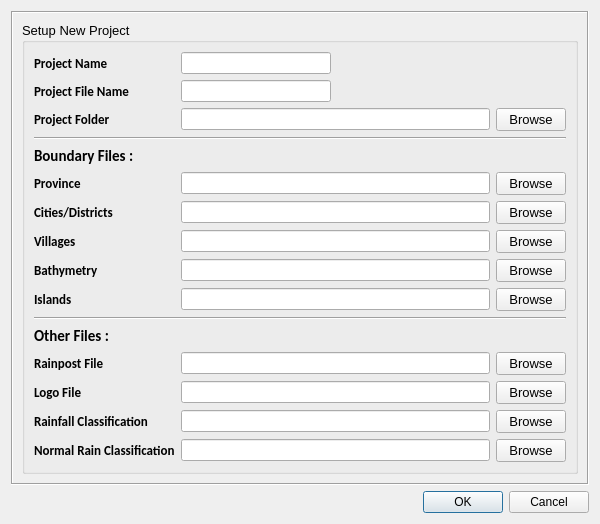
<?xml version="1.0" encoding="UTF-8"?>
<ui version="4.0">
 <class>NewProject</class>
 <widget class="QDialog" name="NewProject">
  <property name="geometry">
   <rect>
    <x>0</x>
    <y>0</y>
    <width>600</width>
    <height>515</height>
   </rect>
  </property>
  <property name="minimumSize">
   <size>
    <width>600</width>
    <height>0</height>
   </size>
  </property>
  <property name="maximumSize">
   <size>
    <width>600</width>
    <height>515</height>
   </size>
  </property>
  <property name="windowTitle">
   <string>Dialog</string>
  </property>
  <layout class="QGridLayout" name="gridLayout_2">
   <item row="0" column="0">
    <widget class="QFrame" name="frame_main">
     <property name="frameShape">
      <enum>QFrame::Box</enum>
     </property>
     <property name="frameShadow">
      <enum>QFrame::Sunken</enum>
     </property>
     <layout class="QGridLayout" name="gridLayout_9">
      <item row="0" column="0">
       <widget class="QGroupBox" name="groupBox_1">
        <property name="maximumSize">
         <size>
          <width>1000</width>
          <height>1000</height>
         </size>
        </property>
        <property name="font">
         <font>
          <pointsize>10</pointsize>
          <weight>50</weight>
          <bold>false</bold>
         </font>
        </property>
        <property name="autoFillBackground">
         <bool>false</bool>
        </property>
        <property name="title">
         <string>Setup New Project</string>
        </property>
        <property name="flat">
         <bool>false</bool>
        </property>
        <layout class="QGridLayout" name="gridLayout">
         <item row="0" column="0">
          <widget class="QLabel" name="label">
           <property name="font">
            <font>
             <family>Calibri</family>
             <pointsize>10</pointsize>
             <weight>75</weight>
             <bold>true</bold>
            </font>
           </property>
           <property name="text">
            <string>Project Name</string>
           </property>
          </widget>
         </item>
         <item row="0" column="1">
          <widget class="QLineEdit" name="Input_prj_name">
           <property name="maximumSize">
            <size>
             <width>150</width>
             <height>16777215</height>
            </size>
           </property>
           <property name="font">
            <font>
             <pointsize>8</pointsize>
            </font>
           </property>
           <property name="maxLength">
            <number>62767</number>
           </property>
           <property name="dragEnabled">
            <bool>true</bool>
           </property>
          </widget>
         </item>
         <item row="1" column="0">
          <widget class="QLabel" name="label_2">
           <property name="font">
            <font>
             <family>Calibri</family>
             <pointsize>10</pointsize>
             <weight>75</weight>
             <bold>true</bold>
            </font>
           </property>
           <property name="text">
            <string>Project File Name</string>
           </property>
          </widget>
         </item>
         <item row="1" column="1">
          <widget class="QLineEdit" name="Input_prj_file_name">
           <property name="maximumSize">
            <size>
             <width>150</width>
             <height>16777215</height>
            </size>
           </property>
           <property name="font">
            <font>
             <pointsize>8</pointsize>
            </font>
           </property>
           <property name="maxLength">
            <number>62767</number>
           </property>
           <property name="dragEnabled">
            <bool>true</bool>
           </property>
          </widget>
         </item>
         <item row="2" column="0">
          <widget class="QLabel" name="label_3">
           <property name="font">
            <font>
             <family>Calibri</family>
             <pointsize>10</pointsize>
             <weight>75</weight>
             <bold>true</bold>
            </font>
           </property>
           <property name="text">
            <string>Project Folder</string>
           </property>
          </widget>
         </item>
         <item row="2" column="1">
          <widget class="QLineEdit" name="Input_prj_folder">
           <property name="font">
            <font>
             <pointsize>8</pointsize>
            </font>
           </property>
           <property name="maxLength">
            <number>62767</number>
           </property>
           <property name="dragEnabled">
            <bool>true</bool>
           </property>
          </widget>
         </item>
         <item row="2" column="2">
          <widget class="QPushButton" name="Browse_prj_folder">
           <property name="maximumSize">
            <size>
             <width>70</width>
             <height>25</height>
            </size>
           </property>
           <property name="text">
            <string>Browse</string>
           </property>
          </widget>
         </item>
         <item row="3" column="0" colspan="3">
          <widget class="Line" name="line">
           <property name="orientation">
            <enum>Qt::Horizontal</enum>
           </property>
          </widget>
         </item>
         <item row="4" column="0">
          <widget class="QLabel" name="label_4">
           <property name="font">
            <font>
             <family>Calibri</family>
             <pointsize>11</pointsize>
             <weight>75</weight>
             <bold>true</bold>
            </font>
           </property>
           <property name="text">
            <string>Boundary Files :</string>
           </property>
          </widget>
         </item>
         <item row="5" column="0">
          <widget class="QLabel" name="label_5">
           <property name="font">
            <font>
             <family>Calibri</family>
             <pointsize>10</pointsize>
             <weight>75</weight>
             <bold>true</bold>
            </font>
           </property>
           <property name="text">
            <string>Province</string>
           </property>
          </widget>
         </item>
         <item row="5" column="1">
          <widget class="QLineEdit" name="Input_province">
           <property name="font">
            <font>
             <pointsize>8</pointsize>
            </font>
           </property>
           <property name="maxLength">
            <number>62767</number>
           </property>
           <property name="dragEnabled">
            <bool>true</bool>
           </property>
          </widget>
         </item>
         <item row="5" column="2">
          <widget class="QPushButton" name="Browse_province">
           <property name="maximumSize">
            <size>
             <width>70</width>
             <height>25</height>
            </size>
           </property>
           <property name="text">
            <string>Browse</string>
           </property>
          </widget>
         </item>
         <item row="6" column="0">
          <widget class="QLabel" name="label_6">
           <property name="font">
            <font>
             <family>Calibri</family>
             <pointsize>10</pointsize>
             <weight>75</weight>
             <bold>true</bold>
            </font>
           </property>
           <property name="text">
            <string>Cities/Districts</string>
           </property>
          </widget>
         </item>
         <item row="6" column="1">
          <widget class="QLineEdit" name="Input_cities">
           <property name="font">
            <font>
             <pointsize>8</pointsize>
            </font>
           </property>
           <property name="maxLength">
            <number>62767</number>
           </property>
           <property name="dragEnabled">
            <bool>true</bool>
           </property>
          </widget>
         </item>
         <item row="6" column="2">
          <widget class="QPushButton" name="Browse_cities">
           <property name="maximumSize">
            <size>
             <width>70</width>
             <height>25</height>
            </size>
           </property>
           <property name="text">
            <string>Browse</string>
           </property>
          </widget>
         </item>
         <item row="7" column="0">
          <widget class="QLabel" name="label_7">
           <property name="font">
            <font>
             <family>Calibri</family>
             <pointsize>10</pointsize>
             <weight>75</weight>
             <bold>true</bold>
            </font>
           </property>
           <property name="text">
            <string>Villages</string>
           </property>
          </widget>
         </item>
         <item row="7" column="1">
          <widget class="QLineEdit" name="Input_village">
           <property name="font">
            <font>
             <pointsize>8</pointsize>
            </font>
           </property>
           <property name="maxLength">
            <number>62767</number>
           </property>
           <property name="dragEnabled">
            <bool>true</bool>
           </property>
          </widget>
         </item>
         <item row="7" column="2">
          <widget class="QPushButton" name="Browse_village">
           <property name="maximumSize">
            <size>
             <width>70</width>
             <height>25</height>
            </size>
           </property>
           <property name="text">
            <string>Browse</string>
           </property>
          </widget>
         </item>
         <item row="8" column="0">
          <widget class="QLabel" name="label_8">
           <property name="font">
            <font>
             <family>Calibri</family>
             <pointsize>10</pointsize>
             <weight>75</weight>
             <bold>true</bold>
            </font>
           </property>
           <property name="text">
            <string>Bathymetry</string>
           </property>
          </widget>
         </item>
         <item row="8" column="1">
          <widget class="QLineEdit" name="Input_bathymetry">
           <property name="font">
            <font>
             <pointsize>8</pointsize>
            </font>
           </property>
           <property name="maxLength">
            <number>62767</number>
           </property>
           <property name="dragEnabled">
            <bool>true</bool>
           </property>
          </widget>
         </item>
         <item row="8" column="2">
          <widget class="QPushButton" name="Browse_bathymetry">
           <property name="maximumSize">
            <size>
             <width>70</width>
             <height>25</height>
            </size>
           </property>
           <property name="text">
            <string>Browse</string>
           </property>
          </widget>
         </item>
         <item row="9" column="0">
          <widget class="QLabel" name="label_9">
           <property name="font">
            <font>
             <family>Calibri</family>
             <pointsize>10</pointsize>
             <weight>75</weight>
             <bold>true</bold>
            </font>
           </property>
           <property name="text">
            <string>Islands</string>
           </property>
          </widget>
         </item>
         <item row="9" column="1">
          <widget class="QLineEdit" name="Input_islands">
           <property name="font">
            <font>
             <pointsize>8</pointsize>
            </font>
           </property>
           <property name="maxLength">
            <number>62767</number>
           </property>
           <property name="dragEnabled">
            <bool>true</bool>
           </property>
          </widget>
         </item>
         <item row="9" column="2">
          <widget class="QPushButton" name="Browse_islands">
           <property name="maximumSize">
            <size>
             <width>70</width>
             <height>25</height>
            </size>
           </property>
           <property name="text">
            <string>Browse</string>
           </property>
          </widget>
         </item>
         <item row="10" column="0" colspan="3">
          <widget class="Line" name="line_2">
           <property name="orientation">
            <enum>Qt::Horizontal</enum>
           </property>
          </widget>
         </item>
         <item row="11" column="0">
          <widget class="QLabel" name="label_10">
           <property name="font">
            <font>
             <family>Calibri</family>
             <pointsize>11</pointsize>
             <weight>75</weight>
             <bold>true</bold>
            </font>
           </property>
           <property name="text">
            <string>Other Files :</string>
           </property>
          </widget>
         </item>
         <item row="12" column="0">
          <widget class="QLabel" name="label_11">
           <property name="font">
            <font>
             <family>Calibri</family>
             <pointsize>10</pointsize>
             <weight>75</weight>
             <bold>true</bold>
            </font>
           </property>
           <property name="text">
            <string>Rainpost File</string>
           </property>
          </widget>
         </item>
         <item row="12" column="1">
          <widget class="QLineEdit" name="Input_rainpost">
           <property name="font">
            <font>
             <pointsize>8</pointsize>
            </font>
           </property>
           <property name="maxLength">
            <number>62767</number>
           </property>
           <property name="dragEnabled">
            <bool>true</bool>
           </property>
          </widget>
         </item>
         <item row="12" column="2">
          <widget class="QPushButton" name="Browse_rainpost">
           <property name="maximumSize">
            <size>
             <width>70</width>
             <height>25</height>
            </size>
           </property>
           <property name="text">
            <string>Browse</string>
           </property>
          </widget>
         </item>
         <item row="13" column="0">
          <widget class="QLabel" name="label_12">
           <property name="font">
            <font>
             <family>Calibri</family>
             <pointsize>10</pointsize>
             <weight>75</weight>
             <bold>true</bold>
            </font>
           </property>
           <property name="text">
            <string>Logo File</string>
           </property>
          </widget>
         </item>
         <item row="13" column="1">
          <widget class="QLineEdit" name="Input_logo">
           <property name="font">
            <font>
             <pointsize>8</pointsize>
            </font>
           </property>
           <property name="maxLength">
            <number>62767</number>
           </property>
           <property name="dragEnabled">
            <bool>true</bool>
           </property>
          </widget>
         </item>
         <item row="13" column="2">
          <widget class="QPushButton" name="Browse_logo">
           <property name="maximumSize">
            <size>
             <width>70</width>
             <height>25</height>
            </size>
           </property>
           <property name="text">
            <string>Browse</string>
           </property>
          </widget>
         </item>
         <item row="14" column="0">
          <widget class="QLabel" name="label_13">
           <property name="font">
            <font>
             <family>Calibri</family>
             <pointsize>10</pointsize>
             <weight>75</weight>
             <bold>true</bold>
            </font>
           </property>
           <property name="text">
            <string>Rainfall Classification</string>
           </property>
          </widget>
         </item>
         <item row="14" column="1">
          <widget class="QLineEdit" name="Input_rainfall_class">
           <property name="font">
            <font>
             <pointsize>8</pointsize>
            </font>
           </property>
           <property name="maxLength">
            <number>62767</number>
           </property>
           <property name="dragEnabled">
            <bool>true</bool>
           </property>
          </widget>
         </item>
         <item row="14" column="2">
          <widget class="QPushButton" name="Browse_rainfall_class">
           <property name="maximumSize">
            <size>
             <width>70</width>
             <height>25</height>
            </size>
           </property>
           <property name="text">
            <string>Browse</string>
           </property>
          </widget>
         </item>
         <item row="15" column="0">
          <widget class="QLabel" name="label_14">
           <property name="font">
            <font>
             <family>Calibri</family>
             <pointsize>10</pointsize>
             <weight>75</weight>
             <bold>true</bold>
            </font>
           </property>
           <property name="text">
            <string>Normal Rain Classification</string>
           </property>
          </widget>
         </item>
         <item row="15" column="1">
          <widget class="QLineEdit" name="Input_normal_rain">
           <property name="font">
            <font>
             <pointsize>8</pointsize>
            </font>
           </property>
           <property name="maxLength">
            <number>62767</number>
           </property>
           <property name="dragEnabled">
            <bool>true</bool>
           </property>
          </widget>
         </item>
         <item row="15" column="2">
          <widget class="QPushButton" name="Browse_normal_rain">
           <property name="maximumSize">
            <size>
             <width>70</width>
             <height>25</height>
            </size>
           </property>
           <property name="text">
            <string>Browse</string>
           </property>
          </widget>
         </item>
        </layout>
       </widget>
      </item>
     </layout>
    </widget>
   </item>
   <item row="1" column="0">
    <widget class="QDialogButtonBox" name="buttonBox">
     <property name="orientation">
      <enum>Qt::Horizontal</enum>
     </property>
     <property name="standardButtons">
      <set>QDialogButtonBox::Cancel|QDialogButtonBox::Ok</set>
     </property>
    </widget>
   </item>
  </layout>
 </widget>
 <resources/>
 <connections>
  <connection>
   <sender>buttonBox</sender>
   <signal>accepted()</signal>
   <receiver>NewProject</receiver>
   <slot>accept()</slot>
   <hints>
    <hint type="sourcelabel">
     <x>248</x>
     <y>254</y>
    </hint>
    <hint type="destinationlabel">
     <x>157</x>
     <y>274</y>
    </hint>
   </hints>
  </connection>
  <connection>
   <sender>buttonBox</sender>
   <signal>rejected()</signal>
   <receiver>NewProject</receiver>
   <slot>reject()</slot>
   <hints>
    <hint type="sourcelabel">
     <x>316</x>
     <y>260</y>
    </hint>
    <hint type="destinationlabel">
     <x>286</x>
     <y>274</y>
    </hint>
   </hints>
  </connection>
 </connections>
</ui>
